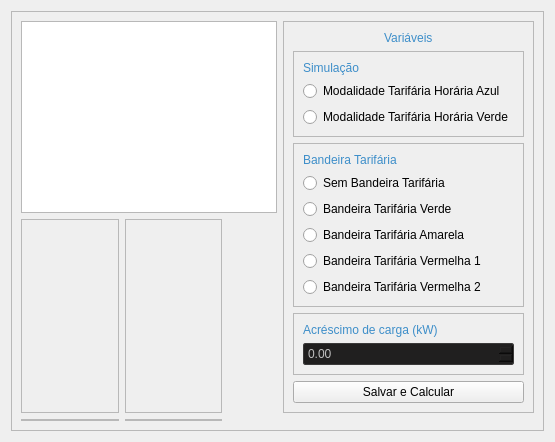
            <widget class="QWidget" name="page_2_Graficos">
             <property name="styleSheet">
              <string notr="true">QLabel {
    qproperty-alignment: AlignCenter;
	color: #3d8ec9;
	font: 77 14px &quot;Verdana&quot;;
}

QDoubleSpinBox
{
    selection-background-color: #302F2F;
    background-color: #201F1F;
    border-style: solid;
    border: 1px solid #3A3939;
    border-radius: 2px;
    padding: 2px;
	color: silver;
}

QComboBox
{
    selection-background-color: #302F2F;
    background-color: #201F1F;
    border-style: solid;
    border: 1px solid #3A3939;
    border-radius: 2px;
    padding: 2px;
	color: silver;
}</string>
             </property>
             <layout class="QVBoxLayout" name="verticalLayout_15">
              <item>
               <widget class="QFrame" name="frame_19">
                <property name="sizePolicy">
                 <sizepolicy hsizetype="Preferred" vsizetype="Expanding">
                  <horstretch>0</horstretch>
                  <verstretch>0</verstretch>
                 </sizepolicy>
                </property>
                <property name="frameShape">
                 <enum>QFrame::StyledPanel</enum>
                </property>
                <property name="frameShadow">
                 <enum>QFrame::Raised</enum>
                </property>
                <layout class="QGridLayout" name="gridLayout_6">
                 <item row="1" column="2" colspan="2">
                  <widget class="QFrame" name="frame_28">
                   <property name="sizePolicy">
                    <sizepolicy hsizetype="Preferred" vsizetype="Expanding">
                     <horstretch>0</horstretch>
                     <verstretch>0</verstretch>
                    </sizepolicy>
                   </property>
                   <property name="frameShape">
                    <enum>QFrame::StyledPanel</enum>
                   </property>
                   <property name="frameShadow">
                    <enum>QFrame::Raised</enum>
                   </property>
                   <layout class="QVBoxLayout" name="verticalLayout_22">
                    <property name="leftMargin">
                     <number>0</number>
                    </property>
                    <property name="topMargin">
                     <number>0</number>
                    </property>
                    <property name="rightMargin">
                     <number>0</number>
                    </property>
                    <property name="bottomMargin">
                     <number>0</number>
                    </property>
                    <item>
                     <layout class="QVBoxLayout" name="verticalLayout_12">
                      <property name="spacing">
                       <number>9</number>
                      </property>
                     </layout>
                    </item>
                   </layout>
                  </widget>
                 </item>
                 <item row="1" column="0" colspan="2">
                  <widget class="QFrame" name="frame_20">
                   <property name="sizePolicy">
                    <sizepolicy hsizetype="Preferred" vsizetype="Expanding">
                     <horstretch>0</horstretch>
                     <verstretch>0</verstretch>
                    </sizepolicy>
                   </property>
                   <property name="frameShape">
                    <enum>QFrame::StyledPanel</enum>
                   </property>
                   <property name="frameShadow">
                    <enum>QFrame::Raised</enum>
                   </property>
                   <layout class="QVBoxLayout" name="verticalLayout_21">
                    <property name="leftMargin">
                     <number>0</number>
                    </property>
                    <property name="topMargin">
                     <number>0</number>
                    </property>
                    <property name="rightMargin">
                     <number>0</number>
                    </property>
                    <property name="bottomMargin">
                     <number>0</number>
                    </property>
                    <item>
                     <layout class="QVBoxLayout" name="verticalLayout_8">
                      <property name="spacing">
                       <number>9</number>
                      </property>
                     </layout>
                    </item>
                   </layout>
                  </widget>
                 </item>
                 <item row="2" column="2" colspan="2">
                  <widget class="QFrame" name="frame_17">
                   <property name="sizePolicy">
                    <sizepolicy hsizetype="Preferred" vsizetype="Expanding">
                     <horstretch>0</horstretch>
                     <verstretch>0</verstretch>
                    </sizepolicy>
                   </property>
                   <property name="frameShape">
                    <enum>QFrame::StyledPanel</enum>
                   </property>
                   <property name="frameShadow">
                    <enum>QFrame::Raised</enum>
                   </property>
                   <layout class="QVBoxLayout" name="verticalLayout_16">
                    <property name="leftMargin">
                     <number>0</number>
                    </property>
                    <property name="topMargin">
                     <number>0</number>
                    </property>
                    <property name="rightMargin">
                     <number>0</number>
                    </property>
                    <property name="bottomMargin">
                     <number>0</number>
                    </property>
                    <item>
                     <layout class="QVBoxLayout" name="verticalLayout_13">
                      <property name="spacing">
                       <number>9</number>
                      </property>
                     </layout>
                    </item>
                   </layout>
                  </widget>
                 </item>
                 <item row="0" column="0" colspan="5" alignment="Qt::AlignTop">
                  <widget class="QTableView" name="tableView_2"/>
                 </item>
                 <item row="0" column="5" rowspan="2">
                  <widget class="QFrame" name="frame_30">
                   <property name="minimumSize">
                    <size>
                     <width>50</width>
                     <height>0</height>
                    </size>
                   </property>
                   <property name="frameShape">
                    <enum>QFrame::StyledPanel</enum>
                   </property>
                   <property name="frameShadow">
                    <enum>QFrame::Raised</enum>
                   </property>
                   <layout class="QVBoxLayout" name="verticalLayout_19">
                    <item alignment="Qt::AlignHCenter|Qt::AlignVCenter">
                     <widget class="QLabel" name="label_8">
                      <property name="text">
                       <string>Variáveis</string>
                      </property>
                     </widget>
                    </item>
                    <item alignment="Qt::AlignTop">
                     <widget class="QFrame" name="frame_36">
                      <property name="sizePolicy">
                       <sizepolicy hsizetype="Preferred" vsizetype="Preferred">
                        <horstretch>0</horstretch>
                        <verstretch>0</verstretch>
                       </sizepolicy>
                      </property>
                      <property name="frameShape">
                       <enum>QFrame::StyledPanel</enum>
                      </property>
                      <property name="frameShadow">
                       <enum>QFrame::Raised</enum>
                      </property>
                      <layout class="QVBoxLayout" name="verticalLayout_20">
                       <item>
                        <widget class="QLabel" name="label_16">
                         <property name="text">
                          <string>Simulação</string>
                         </property>
                        </widget>
                       </item>
                       <item>
                        <widget class="QRadioButton" name="radioButton">
                         <property name="text">
                          <string>Modalidade Tarifária Horária Azul</string>
                         </property>
                        </widget>
                       </item>
                       <item>
                        <widget class="QRadioButton" name="radioButton_2">
                         <property name="text">
                          <string>Modalidade Tarifária Horária Verde</string>
                         </property>
                        </widget>
                       </item>
                      </layout>
                     </widget>
                    </item>
                    <item alignment="Qt::AlignTop">
                     <widget class="QFrame" name="frame_38">
                      <property name="frameShape">
                       <enum>QFrame::StyledPanel</enum>
                      </property>
                      <property name="frameShadow">
                       <enum>QFrame::Raised</enum>
                      </property>
                      <layout class="QVBoxLayout" name="verticalLayout_24">
                       <item>
                        <widget class="QLabel" name="label_19">
                         <property name="text">
                          <string>Bandeira Tarifária</string>
                         </property>
                        </widget>
                       </item>
                       <item>
                        <widget class="QRadioButton" name="radioButton_6">
                         <property name="text">
                          <string>Sem Bandeira Tarifária</string>
                         </property>
                        </widget>
                       </item>
                       <item>
                        <widget class="QRadioButton" name="radioButton_5">
                         <property name="text">
                          <string>Bandeira Tarifária Verde</string>
                         </property>
                        </widget>
                       </item>
                       <item>
                        <widget class="QRadioButton" name="radioButton_7">
                         <property name="text">
                          <string>Bandeira Tarifária Amarela</string>
                         </property>
                        </widget>
                       </item>
                       <item>
                        <widget class="QRadioButton" name="radioButton_8">
                         <property name="text">
                          <string>Bandeira Tarifária Vermelha 1</string>
                         </property>
                        </widget>
                       </item>
                       <item>
                        <widget class="QRadioButton" name="radioButton_9">
                         <property name="text">
                          <string>Bandeira Tarifária Vermelha 2</string>
                         </property>
                        </widget>
                       </item>
                      </layout>
                     </widget>
                    </item>
                    <item alignment="Qt::AlignTop">
                     <widget class="QFrame" name="frame_39">
                      <property name="frameShape">
                       <enum>QFrame::StyledPanel</enum>
                      </property>
                      <property name="frameShadow">
                       <enum>QFrame::Raised</enum>
                      </property>
                      <layout class="QVBoxLayout" name="verticalLayout_25">
                       <item>
                        <widget class="QLabel" name="label_20">
                         <property name="text">
                          <string>Acréscimo de carga (kW)</string>
                         </property>
                        </widget>
                       </item>
                       <item>
                        <widget class="QDoubleSpinBox" name="doubleSpinBox_63">
                         <property name="maximum">
                          <double>99999999999.000000000000000</double>
                         </property>
                        </widget>
                       </item>
                      </layout>
                     </widget>
                    </item>
                    <item alignment="Qt::AlignVCenter">
                     <widget class="QPushButton" name="pushButton_4">
                      <property name="text">
                       <string>Salvar e Calcular</string>
                      </property>
                     </widget>
                    </item>
                   </layout>
                  </widget>
                 </item>
                 <item row="2" column="0" colspan="2">
                  <widget class="QFrame" name="frame_12">
                   <property name="sizePolicy">
                    <sizepolicy hsizetype="Preferred" vsizetype="Expanding">
                     <horstretch>0</horstretch>
                     <verstretch>0</verstretch>
                    </sizepolicy>
                   </property>
                   <property name="frameShape">
                    <enum>QFrame::StyledPanel</enum>
                   </property>
                   <property name="frameShadow">
                    <enum>QFrame::Raised</enum>
                   </property>
                   <layout class="QVBoxLayout" name="verticalLayout_14">
                    <property name="leftMargin">
                     <number>0</number>
                    </property>
                    <property name="topMargin">
                     <number>0</number>
                    </property>
                    <property name="rightMargin">
                     <number>0</number>
                    </property>
                    <property name="bottomMargin">
                     <number>0</number>
                    </property>
                    <item>
                     <layout class="QVBoxLayout" name="verticalLayout_11">
                      <property name="spacing">
                       <number>9</number>
                      </property>
                     </layout>
                    </item>
                   </layout>
                  </widget>
                 </item>
                </layout>
               </widget>
              </item>
             </layout>
            </widget>
